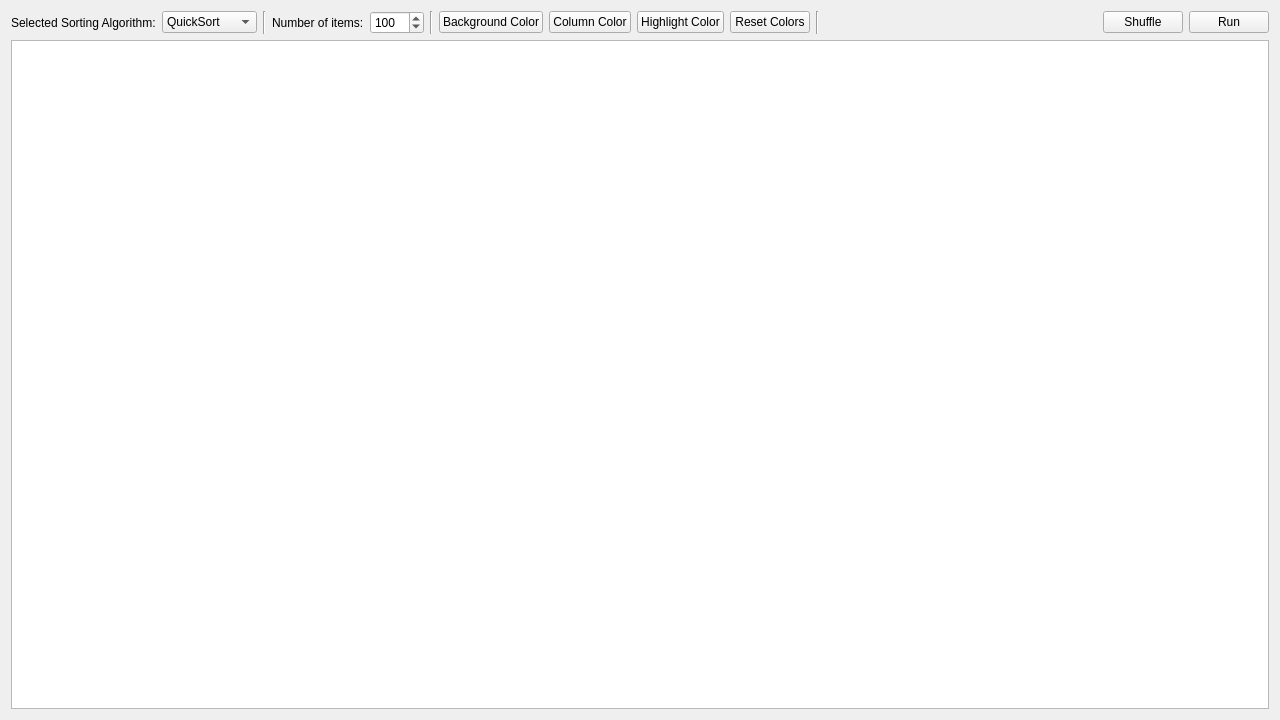
<?xml version="1.0" encoding="UTF-8"?>
<ui version="4.0">
 <class>sortingTab</class>
 <widget class="QWidget" name="sortingTab">
  <property name="geometry">
   <rect>
    <x>0</x>
    <y>0</y>
    <width>1280</width>
    <height>720</height>
   </rect>
  </property>
  <property name="windowTitle">
   <string>Form</string>
  </property>
  <layout class="QGridLayout" name="gridLayout">
   <item row="0" column="0">
    <layout class="QVBoxLayout" name="SortingLayout">
     <item>
      <layout class="QHBoxLayout" name="horizontalLayout">
       <item>
        <widget class="QLabel" name="selectedSortingAlgorithmLabel">
         <property name="text">
          <string>Selected Sorting Algorithm:</string>
         </property>
        </widget>
       </item>
       <item>
        <widget class="QComboBox" name="selectedSortingAlgorithmComboBox">
         <property name="sizePolicy">
          <sizepolicy hsizetype="Fixed" vsizetype="Fixed">
           <horstretch>0</horstretch>
           <verstretch>0</verstretch>
          </sizepolicy>
         </property>
         <item>
          <property name="text">
           <string>QuickSort</string>
          </property>
         </item>
         <item>
          <property name="text">
           <string>MergeSort</string>
          </property>
         </item>
         <item>
          <property name="text">
           <string>Bubble Sort</string>
          </property>
         </item>
        </widget>
       </item>
       <item>
        <widget class="Line" name="line">
         <property name="orientation">
          <enum>Qt::Vertical</enum>
         </property>
        </widget>
       </item>
       <item>
        <widget class="QLabel" name="numberOfItemsLabel">
         <property name="text">
          <string>Number of items:</string>
         </property>
        </widget>
       </item>
       <item>
        <widget class="QSpinBox" name="numberOfItemsSpinBox">
         <property name="minimum">
          <number>2</number>
         </property>
         <property name="maximum">
          <number>1000</number>
         </property>
         <property name="singleStep">
          <number>1</number>
         </property>
         <property name="value">
          <number>100</number>
         </property>
        </widget>
       </item>
       <item>
        <widget class="Line" name="line_2">
         <property name="orientation">
          <enum>Qt::Vertical</enum>
         </property>
        </widget>
       </item>
       <item>
        <widget class="QPushButton" name="backgroundColorButton">
         <property name="text">
          <string>Background Color</string>
         </property>
        </widget>
       </item>
       <item>
        <widget class="QPushButton" name="columnColorButton">
         <property name="text">
          <string>Column Color</string>
         </property>
        </widget>
       </item>
       <item>
        <widget class="QPushButton" name="highlightColorButton">
         <property name="text">
          <string>Highlight Color</string>
         </property>
        </widget>
       </item>
       <item>
        <widget class="QPushButton" name="resetColorsButton">
         <property name="text">
          <string>Reset Colors</string>
         </property>
        </widget>
       </item>
       <item>
        <widget class="Line" name="line_3">
         <property name="orientation">
          <enum>Qt::Vertical</enum>
         </property>
        </widget>
       </item>
       <item>
        <spacer name="horizontalSpacer">
         <property name="orientation">
          <enum>Qt::Horizontal</enum>
         </property>
         <property name="sizeHint" stdset="0">
          <size>
           <width>40</width>
           <height>20</height>
          </size>
         </property>
        </spacer>
       </item>
       <item>
        <widget class="QPushButton" name="shuffleButton">
         <property name="text">
          <string>Shuffle</string>
         </property>
        </widget>
       </item>
       <item>
        <widget class="QPushButton" name="runSortingAlgorithmButton">
         <property name="enabled">
          <bool>true</bool>
         </property>
         <property name="text">
          <string>Run</string>
         </property>
        </widget>
       </item>
      </layout>
     </item>
     <item>
      <widget class="QGraphicsView" name="sortingGraphicsView"/>
     </item>
    </layout>
   </item>
  </layout>
 </widget>
 <resources/>
 <connections/>
</ui>
